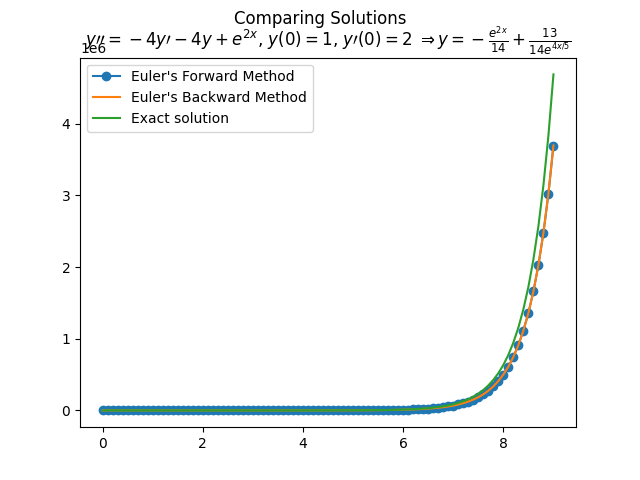

Write the Python code that produced this figure.
import numpy as np
import matplotlib.pyplot as plt
from eulers_forward_second_order import eulers_forward_2nd_order
from eulers_backward_second_order import eulers_backward_2nd_order
import math

# The differential equation to examine
def f_prime_prime(x, y, y_prime):
    return -4*y_prime - 4*y + math.e**(2*x)

# The solution to f_prime_prime
def f(x):
    return (math.e**(2*x))/14 + 13/(14 * math.e**(4*x/5))

# Set up calls to Euler's method:
x0, xf = 0, 9
h, y0, y_prime0 = 0.1, 1, 2

x, y_f = eulers_forward_2nd_order(f_prime_prime, x0, xf, h, y0, y_prime0)
x, y_b = eulers_backward_2nd_order(f_prime_prime, x0, xf, h, y0, y_prime0)

# Calculate exact solution
y_exact_vector = np.array([f(i) for i in x])

# Plot solutions
plt.plot(x, y_f, marker='o', label='Euler\'s Forward Method')
plt.plot(x, y_b, label='Euler\'s Backward Method')
plt.plot(x, y_exact_vector, label='Exact solution')

plt.suptitle('Comparing Solutions')
plt.title(r'$y\prime\prime=-4y\prime-4y+e^{2x}$, $y(0)=1$, $y\prime(0)=2$ $\Rightarrow y=-\frac{e^{2x}}{14}+\frac{13}{14e^{4x/5}}$')
plt.legend()
plt.show()

# Calculate errors and plot to compare the two methods
error_f = abs(y_exact_vector - y_f)
error_b = abs(y_exact_vector - y_b)

plt.plot(x, error_f, marker='o', label='Euler\'s Forward Method')
plt.plot(x, error_b, label='Euler\'s Backward Method')

plt.suptitle('Errors')
plt.title(r'$y\prime\prime=-4y\prime-4y+e^{2x}$')
plt.legend()
plt.show()

# Calculate the error ratio and plot to compare
error_ratio_f = error_f[:-1]/error_f[1:]
error_ratio_b = error_b[:-1]/error_b[1:]

plt.plot(x[:-1], error_ratio_f, label='Euler\'s Forward Method')
plt.plot(x[:-1], error_ratio_b, label='Euler\'s Backward Method')

plt.suptitle('Error ratios')
plt.title(r'Error ratio for $y\prime\prime=-4y\prime-4y+e^{2x}$')
plt.legend()
plt.show()
